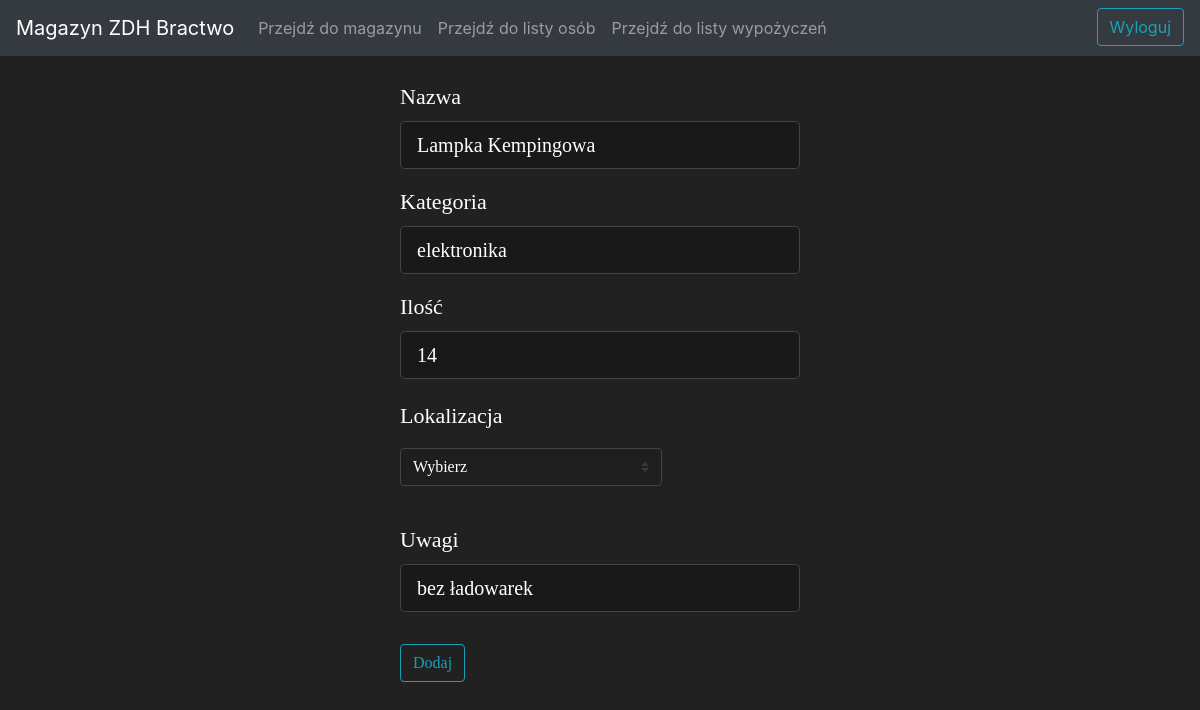
The page /magazine/edit/2 (signed in) on the database its author committed.
### app.py (models this page shows, shortened)
class Item(db.Model):
    id = db.Column(db.Integer(), primary_key=True)
    name = db.Column(db.String(length=30), nullable=False, unique=True)
    category = db.Column(db.String(length=30), nullable=False)
    amount = db.Column(db.Integer(), nullable=True)
    localization = db.Column(db.String(length=30), nullable=False)
    notes = db.Column(db.String(length=60), nullable=True)

### app.py (the view)
@app.route('/magazine/edit/<int:id>', methods=['POST', 'GET'])
@login_required
def magazine_page_edit(id):
    form = AddNewItemForm()
    item_to_update = Item.query.get_or_404(id)
    if request.method == "POST" and form.validate_on_submit():
        item_to_update.name = form.name.data
        item_to_update.category = form.category.data
        item_to_update.amount = form.amount.data
        item_to_update.localization = form.localization.data
        item_to_update.notes = form.notes.data
        try:
            db.session.commit()
            flash("Pomyślnie zaktualizowano sprzęt", "success")
            return redirect(url_for('magazine_page'))
        except:
            flash("Nie udało się zaktualizować sprzętu, spróbuj ponownie później")
    else:
        form.name.data = item_to_update.name
        form.category.data = item_to_update.category
        form.amount.data = item_to_update.amount
        form.localization.data = item_to_update.localization
        form.notes.data = item_to_update.notes
        return render_template('edit_item.html', add_item_form = form, item_to_update=item_to_update)

### app.py
class AddNewItemForm(FlaskForm):
     name = StringField('Nazwa', validators=[DataRequired(), Length(min=2, max=30)])
     category = StringField('Kategoria', validators=[DataRequired(), Length(min=2, max=30)])
     amount = IntegerField('Ilość', validators=[DataRequired()])
     localization = StringField('Lokalizacja', validators=[DataRequired(), Length(min=2, max=30)])
     notes = StringField('Uwagi')
     submit = SubmitField('Dodaj')

### app.py (called while the page is built)
@login_manager.user_loader
def load_user(user_id):
    return User.query.get(int(user_id))

### templates/edit_item.html (shortened to what this page needs)
{% extends "template_main.html" %}
{% block content %}
<br>
<div class="form-wrapper" style="font-size: 22px; font-family: Calibri;">
    <div class="content-section">
        <form method = "POST" action="">
            <fieldset class ="form-group">
                <div class ="form-group">
                    {{ add_item_form.name.label(class="form-control-label") }}
                    {{ add_item_form.name(class="form-control form-control-lg") }}
                </div>
                <div class ="form-group">
                    {{ add_item_form.category.label(class="form-control-label") }}
                    {{ add_item_form.category(class="form-control form-control-lg") }}
                </div>
                <div class ="form-group">
                    {{ add_item_form.amount.label(class="form-control-label") }}
                    {{ add_item_form.amount(class="form-control form-control-lg") }}
                </div>
                <div class="form-row align-items-center">
                    <div class="col-auto my-1">
                    <label class="mr-sm-2" for="inlineFormCustomSelect">{{ add_item_form.localization.label(class="form-control-label") }}</label>
                    <select class="custom-select mr-sm-2 dark-select" id="inlineFormCustomSelect" name="localization">
                        <option selected>Wybierz</option>
                    </select>
                    </div>
                </div>
                <br>
                <div class ="form-group">
                    {{ add_item_form.notes.label(class="form-control-label") }}
                    {{ add_item_form.notes(class="form-control form-control-lg") }}
                </div>
            </fieldset>
            <div class="form-group">
                {{ add_item_form.submit(class="btn btn-outline-info") }}
            </div>
        </form>
    </div>
</div>
{% endblock content %}

### templates/edit_item.html (style rules this page uses)
.form-wrapper .form-control { background-color: #191919; color: #ffffff; border: 1px solid #444; }
.form-wrapper { width: 400px; margin: 0 auto; }
.dark-select { background-color: #1e1e1e; color: #ffffff; border: 1px solid #444; }
.dark-select option { background-color: #1e1e1e; color: #ffffff; }

### templates/template_main.html (style rules this page uses)
body { background-color: #212121; color: white }

### rows shown on the page
Item: name "Lampka Kempingowa", category "elektronika", amount "14", notes "bez ładowarek"

### other values the page prints
{{ add_item_form.name.label(class="form-control-label") }} "Nazwa"
{{ add_item_form.category.label(class="form-control-label") }} "Kategoria"
{{ add_item_form.amount.label(class="form-control-label") }} "Ilość"
{{ add_item_form.localization.label(class="form-control-label") }} "Lokalizacja"
{{ add_item_form.notes.label(class="form-control-label") }} "Uwagi"
